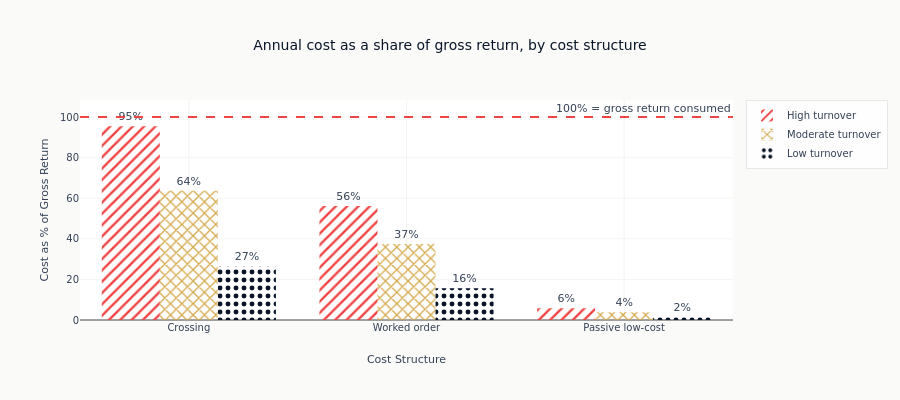

This figure's notebook cell:
### Markdown cell above
### Compare Return-Budget Consumption

### Code cell
fig = go.Figure()

strategy_colors = {
    "High turnover": COLORS["negative"],
    "Moderate turnover": COLORS["amber"],
    "Low turnover": COLORS["blue"],
}
strategy_patterns = {"High turnover": "/", "Moderate turnover": "x", "Low turnover": "."}

for strategy in strategies:
    subset = cost_share_df.filter(pl.col("strategy") == strategy.name)

    fig.add_trace(
        go.Bar(
            x=subset["cost_type"].to_list(),
            y=subset["cost_pct_gross"].to_list(),
            name=strategy.name,
            marker_color=strategy_colors[strategy.name],
            marker_pattern_shape=strategy_patterns[strategy.name],
            text=[f"{value:.0f}%" for value in subset["cost_pct_gross"]],
            textposition="outside",
        )
    )

fig.add_hline(
    y=100,
    line_dash="dash",
    line_color=COLORS["negative"],
    annotation_text="100% = gross return consumed",
)

fig.update_layout(
    title="Annual cost as a share of gross return, by cost structure",
    yaxis_title="Cost as % of Gross Return",
    xaxis_title="Cost Structure",
    barmode="group",
    height=400,
)

show_plotly_with_alt(
    fig,
    "Grouped bars of annual cost as a share of gross return, one group per cost structure and "
    "one bar per turnover profile, every bar labelled. Within each group the bars fall from high "
    "to low turnover. The crossing group is by far the tallest and its high-turnover bar nearly "
    "reaches the dashed line marking the whole of gross return; the passive low-cost group is "
    "barely off the axis.",
)

### Figure 1 — Plotly figure (JSON) as saved in the notebook; plotly's stock layout.template omitted (floating-point values rounded to 4 significant figures)
{"data": [{"marker": {"color": "#ef4444", "pattern": {"shape": "/"}}, "name": "High turnover", "text": ["95%", "56%", "6%"], "textposition": "outside", "type": "bar", "x": ["Crossing", "Worked order", "Passive low-cost"], "y": [95.47, 56.21, 5.746]}, {"marker": {"color": "#D4A84B", "pattern": {"shape": "x"}}, "name": "Moderate turnover", "text": ["64%", "37%", "4%"], "textposition": "outside", "type": "bar", "x": ["Crossing", "Worked order", "Passive low-cost"], "y": [63.64, 37.47, 3.83]}, {"marker": {"color": "#0a1628", "pattern": {"shape": "."}}, "name": "Low turnover", "text": ["27%", "16%", "2%"], "textposition": "outside", "type": "bar", "x": ["Crossing", "Worked order", "Passive low-cost"], "y": [26.52, 15.61, 1.596]}], "layout": {"annotations": [{"showarrow": false, "text": "100% = gross return consumed", "x": 1, "xanchor": "right", "xref": "x domain", "y": 100, "yanchor": "bottom", "yref": "y"}], "barmode": "group", "height": 400, "shapes": [{"line": {"color": "#ef4444", "dash": "dash"}, "type": "line", "x0": 0, "x1": 1, "xref": "x domain", "y0": 100, "y1": 100, "yref": "y"}], "title": {"text": "Annual cost as a share of gross return, by cost structure"}, "xaxis": {"title": {"text": "Cost Structure"}}, "yaxis": {"title": {"text": "Cost as % of Gross Return"}}}}
